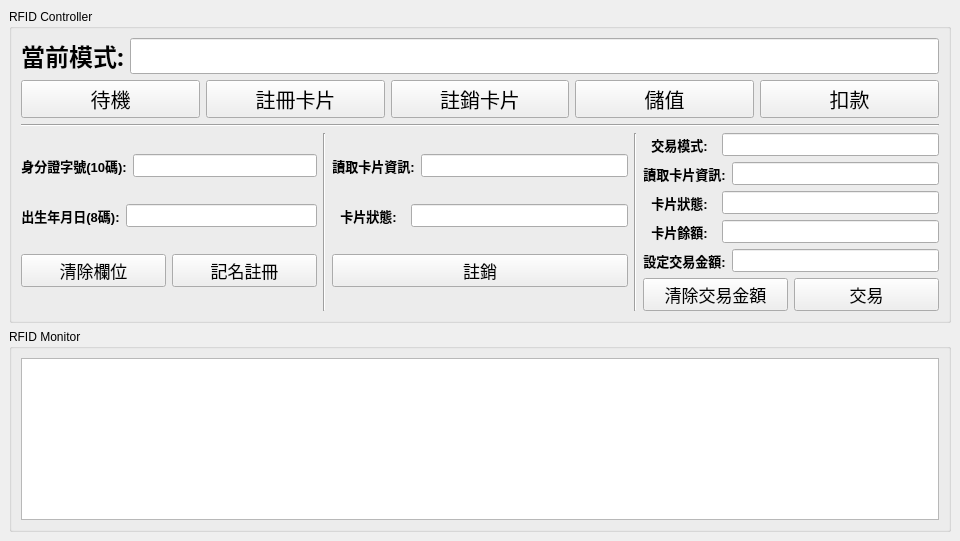
<?xml version="1.0" encoding="UTF-8"?>
<ui version="4.0">
 <class>MainWindow</class>
 <widget class="QMainWindow" name="MainWindow">
  <property name="geometry">
   <rect>
    <x>0</x>
    <y>0</y>
    <width>960</width>
    <height>541</height>
   </rect>
  </property>
  <property name="minimumSize">
   <size>
    <width>800</width>
    <height>450</height>
   </size>
  </property>
  <property name="windowTitle">
   <string>RFID</string>
  </property>
  <widget class="QWidget" name="centralwidget">
   <layout class="QVBoxLayout" name="verticalLayout">
    <item>
     <layout class="QVBoxLayout" name="verticalLayout_2" stretch="3,2">
      <item>
       <widget class="QGroupBox" name="groupBox">
        <property name="title">
         <string>RFID Controller</string>
        </property>
        <layout class="QVBoxLayout" name="verticalLayout_3" stretch="1,1,1,7">
         <item>
          <layout class="QHBoxLayout" name="horizontalLayout">
           <item>
            <widget class="QLabel" name="label">
             <property name="font">
              <font>
               <family>細明體</family>
               <pointsize>18</pointsize>
               <weight>75</weight>
               <bold>true</bold>
              </font>
             </property>
             <property name="text">
              <string>當前模式:</string>
             </property>
             <property name="alignment">
              <set>Qt::AlignCenter</set>
             </property>
            </widget>
           </item>
           <item>
            <widget class="QLineEdit" name="curModeLineEdit">
             <property name="font">
              <font>
               <pointsize>18</pointsize>
               <weight>75</weight>
               <bold>true</bold>
              </font>
             </property>
             <property name="readOnly">
              <bool>true</bool>
             </property>
            </widget>
           </item>
          </layout>
         </item>
         <item>
          <layout class="QHBoxLayout" name="horizontalLayout_2" stretch="1,1,1,1,1">
           <item>
            <widget class="QPushButton" name="standbyModeBtn">
             <property name="font">
              <font>
               <pointsize>15</pointsize>
              </font>
             </property>
             <property name="text">
              <string>待機</string>
             </property>
            </widget>
           </item>
           <item>
            <widget class="QPushButton" name="regCardModeBtn">
             <property name="font">
              <font>
               <pointsize>15</pointsize>
              </font>
             </property>
             <property name="text">
              <string>註冊卡片</string>
             </property>
            </widget>
           </item>
           <item>
            <widget class="QPushButton" name="cancelCardModeBtn">
             <property name="font">
              <font>
               <pointsize>15</pointsize>
              </font>
             </property>
             <property name="text">
              <string>註銷卡片</string>
             </property>
            </widget>
           </item>
           <item>
            <widget class="QPushButton" name="refillModeBtn">
             <property name="font">
              <font>
               <pointsize>15</pointsize>
              </font>
             </property>
             <property name="text">
              <string>儲值</string>
             </property>
            </widget>
           </item>
           <item>
            <widget class="QPushButton" name="debitModeBtn">
             <property name="font">
              <font>
               <pointsize>15</pointsize>
              </font>
             </property>
             <property name="text">
              <string>扣款</string>
             </property>
            </widget>
           </item>
          </layout>
         </item>
         <item>
          <widget class="Line" name="line">
           <property name="orientation">
            <enum>Qt::Horizontal</enum>
           </property>
          </widget>
         </item>
         <item>
          <layout class="QHBoxLayout" name="horizontalLayout_3" stretch="1,0,1,0,1">
           <item>
            <layout class="QVBoxLayout" name="verticalLayout_4" stretch="2,2,1">
             <item>
              <layout class="QHBoxLayout" name="horizontalLayout_5" stretch="1,2">
               <item>
                <widget class="QLabel" name="label_2">
                 <property name="font">
                  <font>
                   <pointsize>10</pointsize>
                   <weight>75</weight>
                   <bold>true</bold>
                  </font>
                 </property>
                 <property name="text">
                  <string>身分證字號(10碼):</string>
                 </property>
                 <property name="alignment">
                  <set>Qt::AlignCenter</set>
                 </property>
                </widget>
               </item>
               <item>
                <widget class="QLineEdit" name="personIdLineEdit">
                 <property name="font">
                  <font>
                   <pointsize>10</pointsize>
                   <weight>50</weight>
                   <bold>false</bold>
                  </font>
                 </property>
                </widget>
               </item>
              </layout>
             </item>
             <item>
              <layout class="QHBoxLayout" name="horizontalLayout_4" stretch="1,2">
               <item>
                <widget class="QLabel" name="label_3">
                 <property name="font">
                  <font>
                   <pointsize>10</pointsize>
                   <weight>75</weight>
                   <bold>true</bold>
                  </font>
                 </property>
                 <property name="text">
                  <string>出生年月日(8碼):</string>
                 </property>
                 <property name="alignment">
                  <set>Qt::AlignCenter</set>
                 </property>
                </widget>
               </item>
               <item>
                <widget class="QLineEdit" name="personBirthLineEdit">
                 <property name="font">
                  <font>
                   <pointsize>10</pointsize>
                   <weight>50</weight>
                   <bold>false</bold>
                  </font>
                 </property>
                </widget>
               </item>
              </layout>
             </item>
             <item>
              <layout class="QHBoxLayout" name="horizontalLayout_6" stretch="1,1">
               <item>
                <widget class="QPushButton" name="clearRegInfoBtn">
                 <property name="font">
                  <font>
                   <pointsize>13</pointsize>
                  </font>
                 </property>
                 <property name="text">
                  <string>清除欄位</string>
                 </property>
                </widget>
               </item>
               <item>
                <widget class="QPushButton" name="regCardBtn">
                 <property name="font">
                  <font>
                   <pointsize>13</pointsize>
                  </font>
                 </property>
                 <property name="text">
                  <string>記名註冊</string>
                 </property>
                </widget>
               </item>
              </layout>
             </item>
            </layout>
           </item>
           <item>
            <widget class="Line" name="line_2">
             <property name="orientation">
              <enum>Qt::Vertical</enum>
             </property>
            </widget>
           </item>
           <item>
            <layout class="QVBoxLayout" name="verticalLayout_7" stretch="2,2,1">
             <item>
              <layout class="QHBoxLayout" name="horizontalLayout_7" stretch="1,3">
               <item>
                <widget class="QLabel" name="label_4">
                 <property name="font">
                  <font>
                   <pointsize>10</pointsize>
                   <weight>75</weight>
                   <bold>true</bold>
                  </font>
                 </property>
                 <property name="text">
                  <string>讀取卡片資訊:</string>
                 </property>
                 <property name="alignment">
                  <set>Qt::AlignCenter</set>
                 </property>
                </widget>
               </item>
               <item>
                <widget class="QLineEdit" name="readCardIdToCancelLineEdit">
                 <property name="font">
                  <font>
                   <pointsize>10</pointsize>
                   <weight>75</weight>
                   <bold>true</bold>
                  </font>
                 </property>
                 <property name="readOnly">
                  <bool>true</bool>
                 </property>
                </widget>
               </item>
              </layout>
             </item>
             <item>
              <layout class="QHBoxLayout" name="horizontalLayout_15" stretch="1,3">
               <item>
                <widget class="QLabel" name="label_9">
                 <property name="font">
                  <font>
                   <pointsize>10</pointsize>
                   <weight>75</weight>
                   <bold>true</bold>
                  </font>
                 </property>
                 <property name="text">
                  <string>卡片狀態:</string>
                 </property>
                 <property name="alignment">
                  <set>Qt::AlignCenter</set>
                 </property>
                </widget>
               </item>
               <item>
                <widget class="QLineEdit" name="cardEnableStateToCancelLineEdit">
                 <property name="font">
                  <font>
                   <pointsize>10</pointsize>
                   <weight>75</weight>
                   <bold>true</bold>
                  </font>
                 </property>
                 <property name="readOnly">
                  <bool>true</bool>
                 </property>
                </widget>
               </item>
              </layout>
             </item>
             <item>
              <layout class="QHBoxLayout" name="horizontalLayout_8">
               <item>
                <widget class="QPushButton" name="cancelCardBtn">
                 <property name="font">
                  <font>
                   <pointsize>13</pointsize>
                  </font>
                 </property>
                 <property name="text">
                  <string>註銷</string>
                 </property>
                </widget>
               </item>
              </layout>
             </item>
            </layout>
           </item>
           <item>
            <widget class="Line" name="line_3">
             <property name="orientation">
              <enum>Qt::Vertical</enum>
             </property>
            </widget>
           </item>
           <item>
            <layout class="QVBoxLayout" name="verticalLayout_5" stretch="4,1">
             <item>
              <layout class="QVBoxLayout" name="verticalLayout_8" stretch="1,1,1,1,1">
               <item>
                <layout class="QHBoxLayout" name="horizontalLayout_10" stretch="1,3">
                 <item>
                  <widget class="QLabel" name="label_5">
                   <property name="font">
                    <font>
                     <pointsize>10</pointsize>
                     <weight>75</weight>
                     <bold>true</bold>
                    </font>
                   </property>
                   <property name="text">
                    <string>交易模式:</string>
                   </property>
                   <property name="alignment">
                    <set>Qt::AlignCenter</set>
                   </property>
                  </widget>
                 </item>
                 <item>
                  <widget class="QLineEdit" name="transactionModeLineEdit">
                   <property name="font">
                    <font>
                     <pointsize>10</pointsize>
                     <weight>75</weight>
                     <bold>true</bold>
                    </font>
                   </property>
                   <property name="readOnly">
                    <bool>true</bool>
                   </property>
                  </widget>
                 </item>
                </layout>
               </item>
               <item>
                <layout class="QHBoxLayout" name="horizontalLayout_12" stretch="1,3">
                 <item>
                  <widget class="QLabel" name="label_6">
                   <property name="font">
                    <font>
                     <pointsize>10</pointsize>
                     <weight>75</weight>
                     <bold>true</bold>
                    </font>
                   </property>
                   <property name="text">
                    <string>讀取卡片資訊:</string>
                   </property>
                   <property name="alignment">
                    <set>Qt::AlignCenter</set>
                   </property>
                  </widget>
                 </item>
                 <item>
                  <widget class="QLineEdit" name="readCardToTransactLineEdit">
                   <property name="font">
                    <font>
                     <pointsize>10</pointsize>
                     <weight>75</weight>
                     <bold>true</bold>
                    </font>
                   </property>
                   <property name="readOnly">
                    <bool>true</bool>
                   </property>
                  </widget>
                 </item>
                </layout>
               </item>
               <item>
                <layout class="QHBoxLayout" name="horizontalLayout_16" stretch="1,3">
                 <item>
                  <widget class="QLabel" name="label_10">
                   <property name="font">
                    <font>
                     <pointsize>10</pointsize>
                     <weight>75</weight>
                     <bold>true</bold>
                    </font>
                   </property>
                   <property name="text">
                    <string>卡片狀態:</string>
                   </property>
                   <property name="alignment">
                    <set>Qt::AlignCenter</set>
                   </property>
                  </widget>
                 </item>
                 <item>
                  <widget class="QLineEdit" name="cardEnableStateToTransacLineEdit">
                   <property name="font">
                    <font>
                     <pointsize>10</pointsize>
                     <weight>75</weight>
                     <bold>true</bold>
                    </font>
                   </property>
                   <property name="readOnly">
                    <bool>true</bool>
                   </property>
                  </widget>
                 </item>
                </layout>
               </item>
               <item>
                <layout class="QHBoxLayout" name="horizontalLayout_11" stretch="1,3">
                 <item>
                  <widget class="QLabel" name="label_7">
                   <property name="font">
                    <font>
                     <pointsize>10</pointsize>
                     <weight>75</weight>
                     <bold>true</bold>
                    </font>
                   </property>
                   <property name="text">
                    <string>卡片餘額:</string>
                   </property>
                   <property name="alignment">
                    <set>Qt::AlignCenter</set>
                   </property>
                  </widget>
                 </item>
                 <item>
                  <widget class="QLineEdit" name="cardBalanceLineEdit">
                   <property name="font">
                    <font>
                     <pointsize>10</pointsize>
                     <weight>75</weight>
                     <bold>true</bold>
                    </font>
                   </property>
                   <property name="readOnly">
                    <bool>true</bool>
                   </property>
                  </widget>
                 </item>
                </layout>
               </item>
               <item>
                <layout class="QHBoxLayout" name="horizontalLayout_9" stretch="1,3">
                 <item>
                  <widget class="QLabel" name="label_8">
                   <property name="font">
                    <font>
                     <pointsize>10</pointsize>
                     <weight>75</weight>
                     <bold>true</bold>
                    </font>
                   </property>
                   <property name="text">
                    <string>設定交易金額:</string>
                   </property>
                   <property name="alignment">
                    <set>Qt::AlignCenter</set>
                   </property>
                  </widget>
                 </item>
                 <item>
                  <widget class="QLineEdit" name="setTransactionValueLineEdit">
                   <property name="font">
                    <font>
                     <pointsize>10</pointsize>
                    </font>
                   </property>
                  </widget>
                 </item>
                </layout>
               </item>
              </layout>
             </item>
             <item>
              <layout class="QHBoxLayout" name="horizontalLayout_14">
               <item>
                <widget class="QPushButton" name="clearTransactionValueBtn">
                 <property name="font">
                  <font>
                   <pointsize>13</pointsize>
                  </font>
                 </property>
                 <property name="text">
                  <string>清除交易金額</string>
                 </property>
                </widget>
               </item>
               <item>
                <widget class="QPushButton" name="transactionBtn">
                 <property name="font">
                  <font>
                   <pointsize>13</pointsize>
                  </font>
                 </property>
                 <property name="text">
                  <string>交易</string>
                 </property>
                </widget>
               </item>
              </layout>
             </item>
            </layout>
           </item>
          </layout>
         </item>
        </layout>
       </widget>
      </item>
      <item>
       <widget class="QGroupBox" name="groupBox_2">
        <property name="title">
         <string>RFID Monitor</string>
        </property>
        <layout class="QVBoxLayout" name="verticalLayout_6">
         <item>
          <widget class="QPlainTextEdit" name="rfidMonitorTextEdit">
           <property name="readOnly">
            <bool>true</bool>
           </property>
          </widget>
         </item>
        </layout>
       </widget>
      </item>
     </layout>
    </item>
   </layout>
  </widget>
 </widget>
 <resources/>
 <connections/>
</ui>
